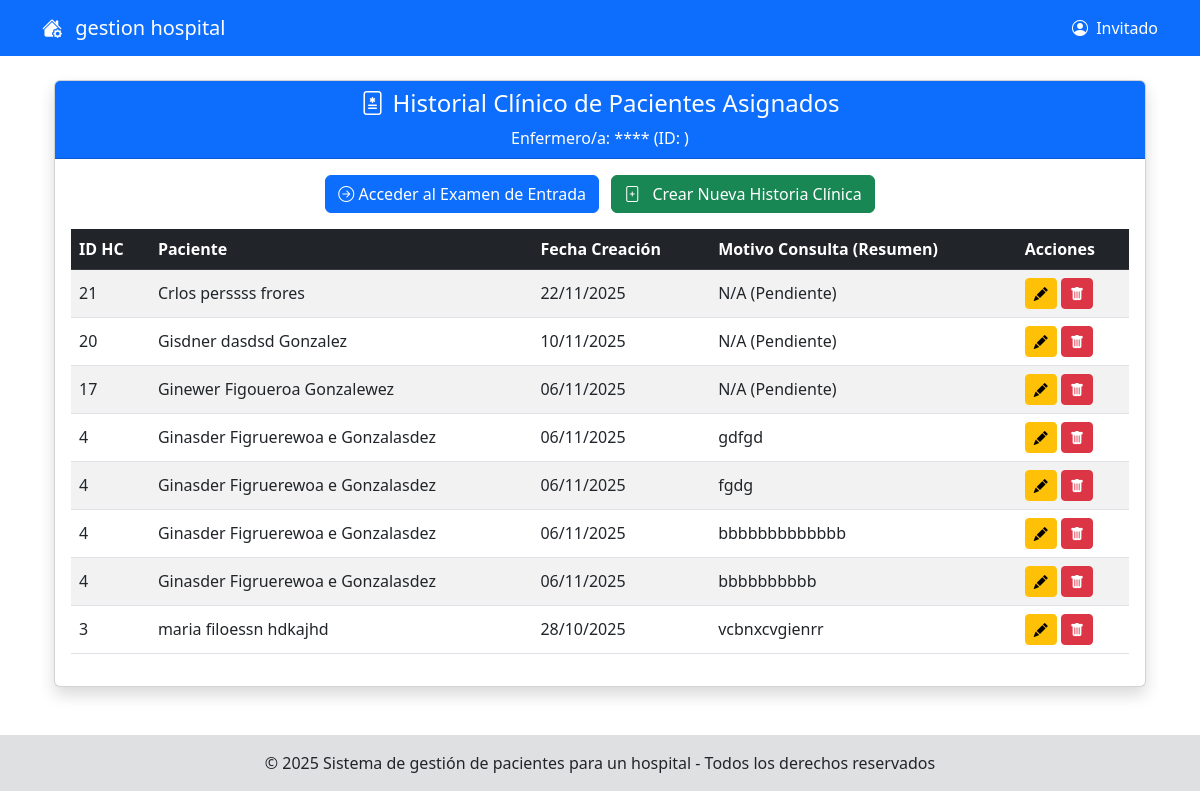
Screenshot of /modeloRol/enfermera/gestionHistoriaClinica/indexHistoriaClinica.php with the database file from the repository.
### tables this page shows
CREATE TABLE `historia_clinica` (
  `historia_clinica_id` int(11) NOT NULL,
  `id_paciente` int(11) NOT NULL,
  `dr_tratante_id` int(11) NOT NULL,
  `fecha_creacion` date NOT NULL
);

CREATE TABLE `registro_medico` (
  `registro_medico_id` int(11) NOT NULL,
  `historia_clinica_id` int(11) NOT NULL,
  `fecha_registro` datetime NOT NULL DEFAULT current_timestamp(),
  `riesgos` text DEFAULT NULL,
  `motivo_consulta` text DEFAULT NULL,
  `enfermedad_actual` text DEFAULT NULL,
  `tiempo_enfermedad` varchar(100) DEFAULT NULL,
  `signos_sintomas` text DEFAULT NULL,
  `motivo_ultima_visita` text DEFAULT NULL,
  `ultima_visita_medica` date DEFAULT NULL
);

### modeloRol/enfermera/gestionHistoriaClinica/indexHistoriaClinica.php (called while the page is built, shortened)
<?php
include_once('./formHistorialClinica.php');
$obj = new formHistorialClinica();
$obj->formHistorialClinicaShow();
?>

### modelo/conexion.php (called while the page is built, shortened)
<?php
class Conexion
{
    private static $instancia = null;
    private $connection;
    private $host = 'localhost';
    private $user = 'root';
    private $pass = '';
    private $dbName = 'opipitaltrabajo';
    private function __construct()
    {
        $this->connection = new mysqli($this->host, $this->user, $this->pass, $this->dbName);
        $this->connection->set_charset("utf8");
    }
    public static function getInstancia()
    {
        if (self::$instancia === null) {
            self::$instancia = new Conexion();
        }
        return self::$instancia;
    }
    public function getConnection()
    {
        return $this->connection;
    }
}
?>

### modelo/HistoriaClinicaDAO.php (called while the page is built, shortened)
<?php
include_once('Conexion.php');
class HistoriaClinicaDAO
{
    private $connection;
    public function __construct() {
        $this->connection = Conexion::getInstancia()->getConnection();
    }
public function obtenerHistoriasPorEnfermero($idEnfermero)
{
    $sql = "SELECT
                hc.historia_clinica_id,
                hc.id_paciente,
                hc.dr_tratante_id,
                hc.fecha_creacion,
                u.nombre,
                u.apellido_paterno,
                u.apellido_materno,
                rm.motivo_consulta,
                -- Agregar nombre del tratante para mostrar en la lista
                CONCAT(ut.nombre, ' ', ut.apellido_paterno) as nombre_tratante
            FROM historia_clinica hc
            INNER JOIN pacientes p ON hc.id_paciente = p.id_paciente
            INNER JOIN usuarios u ON p.id_usuario = u.id_usuario
            INNER JOIN usuarios ut ON hc.dr_tratante_id = ut.id_usuario  -- JOIN para ver quién es el tratante
            LEFT JOIN registro_medico rm ON hc.historia_clinica_id = rm.historia_clinica_id
            ORDER BY hc.fecha_creacion DESC, hc.historia_clinica_id DESC";
    $stmt = $this->connection->prepare($sql);
    if (!$stmt->execute()) {
        error_log("Fallo al ejecutar la consulta: " . $stmt->error);
        return [];
    }
    $resultado = $stmt->get_result();
    $historias = [];
    if ($resultado) {
        while ($fila = $resultado->fetch_assoc()) {
            $fila['nombre_paciente'] = trim($fila['nombre'] . ' ' . $fila['apellido_paterno'] . ' ' . $fila['apellido_materno']);
            $historias[] = $fila;
        }
    }
    return $historias;
}
}
?>

### modeloRol/enfermera/gestionHistoriaClinica/formHistorialClinica.php (the view, shortened to what this page needs)
<?php
include_once('../../../shared/pantalla.php');
include_once("../../../modelo/HistoriaClinicaDAO.php");
class formHistorialClinica extends pantalla
{
    public function formHistorialClinicaShow()
    {
        $idEnfermero = $_SESSION['id_usuario'];
        $objHistoriaDAO = new HistoriaClinicaDAO();
        $listaHistorias = $objHistoriaDAO->obtenerHistoriasPorEnfermero($idEnfermero);
        $nombreEnfermero = $objHistoriaDAO->obtenerNombreCompletoUsuario($idEnfermero);
?>
<div class="container mt-4">
    <div class="card shadow">
        <div class="card-header bg-primary text-white text-center">
            <h4><i class="bi bi-file-medical me-2"></i>Historial Clínico de Pacientes Asignados</h4>
            <p class="mb-0">Enfermero/a: **<?php echo htmlspecialchars($nombreEnfermero); ?>** (ID: <?php echo htmlspecialchars($idEnfermero); ?>)</p>
        </div>
        <div class="card-body">
            <div class="row mb-3">
                <div class="text-center">
                    <a href="../gestionExamenDeEntrada/indexExamenEntrada.php" class="btn btn-primary me-2">
                        <i class="bi bi-arrow-right-circle"></i> Acceder al Examen de Entrada
                    </a>
                    <a href="./agregarNuevaHistorialPaciente/indexAgregarHistorialPaciente.php" class="btn btn-success">
                        <i class="bi bi-file-plus me-2"></i> Crear Nueva Historia Clínica
                    </a>
                </div>
            </div>
            <div class="table-responsive">
                <table class="table table-striped table-hover align-middle">
                    <thead>
                        <tr class="table-dark">
                            <th>ID HC</th>
                            <th>Paciente</th>
                            <th>Fecha Creación</th>
                            <th>Motivo Consulta (Resumen)</th>
                            <th>Acciones</th>
                        </tr>
                    </thead>
                    <tbody>
                        <?php if (count($listaHistorias) > 0) {
                            foreach ($listaHistorias as $historia) {
                                $fecha_formateada = date('d/m/Y', strtotime($historia['fecha_creacion']));
                                $motivo_consulta = $historia['motivo_consulta'] ?? 'N/A (Pendiente)';
                                $motivo_resumen = htmlspecialchars(substr($motivo_consulta, 0, 50) . (strlen($motivo_consulta) > 50 ? '...' : ''));
                                $nombre_paciente = htmlspecialchars($historia['nombre_paciente']);
                                ?>
                                <tr>
                                    <td><?php echo htmlspecialchars($historia['historia_clinica_id']); ?></td>
                                    <td><?php echo $nombre_paciente; ?></td>
                                    <td><?php echo $fecha_formateada; ?></td>
                                    <td><?php echo $motivo_resumen; ?></td>
                                    <td>
                                        <a href="./editarHistorialPaciente/indexEditarHistorialPaciente.php?id=<?php echo htmlspecialchars($historia['historia_clinica_id']); ?>" class="btn btn-sm btn-warning" title="Editar Anamnesis/Registro">
                                            <i class="bi bi-pencil-fill"></i>
                                        </a>
                                        <button class="btn btn-sm btn-danger" title="Eliminar" onclick="confirmarEliminar(<?php echo htmlspecialchars($historia['historia_clinica_id']); ?>)">
                                            <i class="bi bi-trash-fill"></i>
                                        </button>
                                    </td>
                                </tr>
                            <?php }
                        } else { ?>
                            <tr>
                                <td colspan="5" class="text-center">No hay historias clínicas asignadas a usted.</td>
                            </tr>
                        <?php } ?>
                    </tbody>
                </table>
            </div>
        </div>
    </div>
</div>
<?php
    }
}
?>

### rows the page displays
historia_clinica: historia_clinica_id "21", nombre_paciente "Crlos perssss frores", fecha_creacion "22/11/2025", motivo_resumen "N/A (Pendiente)"
historia_clinica: historia_clinica_id "20", nombre_paciente "Gisdner dasdsd Gonzalez", fecha_creacion "10/11/2025", motivo_resumen "N/A (Pendiente)"
historia_clinica: historia_clinica_id "17", nombre_paciente "Ginewer Figoueroa Gonzalewez", fecha_creacion "06/11/2025", motivo_resumen "N/A (Pendiente)"
historia_clinica: historia_clinica_id "4", nombre_paciente "Ginasder Figruerewoa e Gonzalasdez", fecha_creacion "06/11/2025", registro_medico.motivo_consulta "gdfgd", registro_medico.motivo_consulta "fgdg", registro_medico.motivo_consulta "bbbbbbbbbbbbb", registro_medico.motivo_consulta "bbbbbbbbbb"
historia_clinica: historia_clinica_id "3", nombre_paciente "maria filoessn hdkajhd", fecha_creacion "28/10/2025", registro_medico.motivo_consulta "vcbnxcvgienrr"

### other values shown
$_SESSION['login'] "Invitado"
